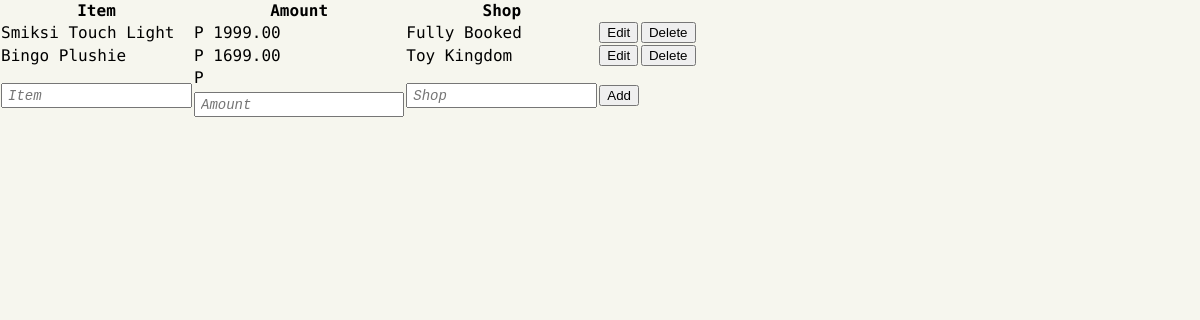
Screenshot of /wishlist.php (signed in) with the database file from the repository.
### tables this page shows
CREATE TABLE `wishlist` (
  `id` int(11) NOT NULL,
  `user_id` int(11) NOT NULL,
  `item` varchar(255) NOT NULL,
  `amount` decimal(12,2) DEFAULT 0.00,
  `shop` text DEFAULT '—'
);

### wishlist.php (the view, shortened to what this page needs)
<?php
    include_once("connect.php");
    $editID = 0;
    $page = "";
    $id = $_SESSION["id"];
    $sql = "SELECT `ID`, `Item`, `Amount`, `Shop` FROM Wishlist WHERE `User_ID` = $id";
    $result = mysqli_query($conn, $sql);
    echo '<table>';
    echo '<tr><th>Item</th>';
    echo '<th>Amount</th>';
    echo '<th>Shop</th></tr>';
    if (mysqli_num_rows($result) > 0) {
        while($row = mysqli_fetch_assoc($result)) {
            if ($page == "wishlist" && $row["ID"] == $editID) {
                echo '<form action="update.php" method="POST">';
                    echo '<input type="hidden" name="edit_ID" value="' . $row["ID"] . '">';
                    echo '<td><input type="text" name="name" value="' . $row["Item"] . '" /></td>';
                    echo '<td>P <input type="text" name="amount" value="' . $row["Amount"] . '" /></td>';
                    echo '<td><input type="text" name="shop" value="' . $row["Shop"] . '" /></td>';
                    echo '<td><button type="submit" name="wishlist">Update</button></td>';
                    echo '<td><button name="cancel">Cancel</button></td></tr>';
                echo '</form>';
            } else {
                echo '<tr point><td>' . $row["Item"] . '</td>';
                echo '<td>P ' . $row["Amount"] . '</td>';
                echo '<td>' . $row["Shop"] . '</td>';
                echo '<td><a style="text-decoration: none; color: inherit;" href="edit.php?id=' . $row["ID"] . '&page=wishlist"><button name="wishlist">Edit</button></a></td>';
                echo '<td><a style="text-decoration: none; color: inherit;" href="delete.php?id=' . $row["ID"] . '&page=wishlist"><button name="wishlist">Delete</button></a></td></tr>';
            }
        }
    } else {
        echo '<tr><td colspan="3">0 results</td></tr>';
    }
?>
<!DOCTYPE html>
<html lang="en">
    <head>
        <link rel="stylesheet" href="styles.css">
    </head>
    <body>
        <form action="insert.php" method="POST">
            <?php
                echo '<td><input type="text" name="name" placeholder="Item" required /></td>';
                echo '<td>P <input type="text" name="amount" placeholder="Amount" required /></td>';
                echo '<td><input type="text" name="shop" placeholder="Shop" /></td>';
                echo '<td><button type="submit" name="wishlist">Add</button></td></tr>';
            ?>
        </form></table>
    </body>
</html>

### styles.css (style rules this page uses)
html { width: 100%; height: 100%; }
body { margin: 0; padding: 0; width: -webkit-fill-available; height: -webkit-fill-available; background: #F6F6EE; font-size: medium; }
body, form { font-family: "Abel", sans-serif; }
table { font-family: "Intel One Mono", monospace; border-collapse: collapse; }
input, select { margin: 5px 0; padding: 3px 5px; height: 25px; width: -webkit-fill-available; box-sizing: border-box; }
::placeholder { font: italic 14px 'Courier New', Courier, monospace; }

### rows the page displays
wishlist: item "Smiksi Touch Light", amount "1999.00", shop "Fully Booked"
wishlist: item "Bingo Plushie", amount "1699.00", shop "Toy Kingdom"
